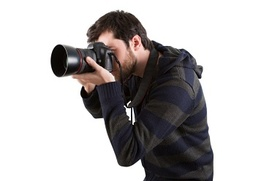
#> input picture Assignment9/img.jpeg, 256 x 181 px, shrunk from 350 x 248 before the run
$ python Assignment9.py
#> lines starting #> are read from the running program, lines starting #| are printed output that depends on the picture
# import cv2, numpy, matplotlib
import cv2
import numpy as np
import matplotlib.pyplot as plt


def hist_plot(img):

	count =[]
	r = []


	for k in range(0, 256):
		r.append(k)
		count1 = 0

		for i in range(m):
			for j in range(n):
				if img[i, j]== k:
					count1+= 1
		count.append(count1)

	return (r, count)


img = cv2.imread('img.jpeg', 0)
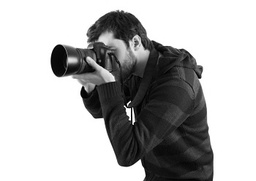
#> img: shape (181, 256); min 0, max 255, mean 181.1


m, n = img.shape
#> m = 181; n = 256
r1, count1 = hist_plot(img)
#> r1 = 256 values from 0 to 255; count1 = 256 values, max 27608 at index 255, min 4 at index 229, mean 181

# plotting the histogram
plt.stem(r1, count1)
plt.xlabel('intensity value')
plt.ylabel('number of pixels')
plt.title('Histogram of the original image')

# Transformation to obtain stretching
constant = (255-0)/(img.max()-img.min())
#> constant = 1
img_stretch = img * constant
#> (the run stopped early here; a loop or call above may not have finished)
